Frame 1 (no input): blank canvas, image omitted
Frame 60 (no input): blank canvas, image omitted
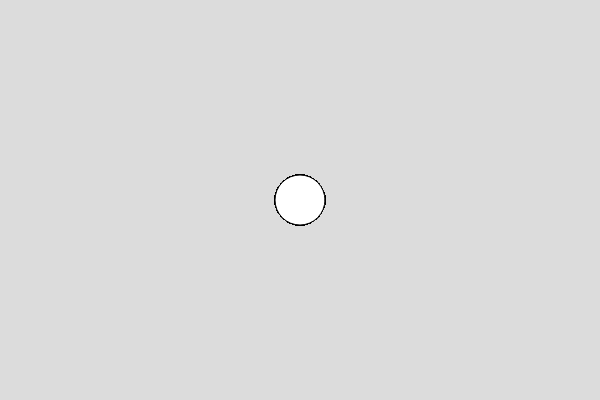
Frame 120 (the mouse pressed at the canvas centre since frame 60)

The p5.js sketch whose frames 1 and 60 were blank and that drew this single picture after the mouse press (run headless with seeded random() and noise() and a simulated clock; from frame 60 on, the mouse is pressed at the canvas centre):

// p5.js sketch
// ── sketch.js
function setup(){
	createCanvas(600, 400)
	background(220)
}

function draw() {
	// background(220)
	if(mouseIsPressed) {
		fill(255)
		ellipse(mouseX, mouseY, 50, 50)
		// simmetria
		ellipse(width - mouseX, mouseY, 50, 50)
	}
}
